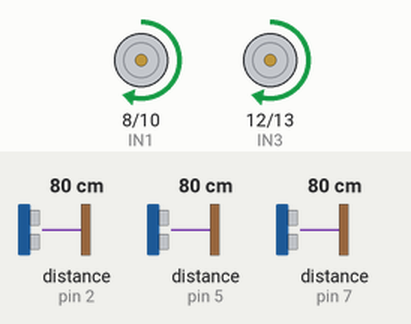
A sketch run on a simulated Arduino Uno, built with avr-gcc and run on an emulated ATmega328P. Parts: motor-driver pin pairs drawn as motors (green arrow = first pin HIGH = forward, orange = second pin HIGH = backward, longer = more drive, scaled by the enable pin). Wiring (inferred from the names in the program): 3 × ultrasonic range finder: trigger pin 3, echo pin 2 / trigger pin 4, echo pin 5 / trigger pin 6, echo pin 7. The inputs (shaded band) are chosen by the test bench; at power-on: distance to the obstacle (sensors on pin 5, pin 2, pin 7) 80 cm. The echo pulse lasts 58.3 µs per cm; what the sketch prints to the serial monitor is not drawn.

Above: at 1.2 s.
1.3 s: distance to the obstacle (sensor on pin 5) set to 14 cm
4.3 s: distance to the obstacle (sensor on pin 5) set to 11 cm
At 4.9 s:
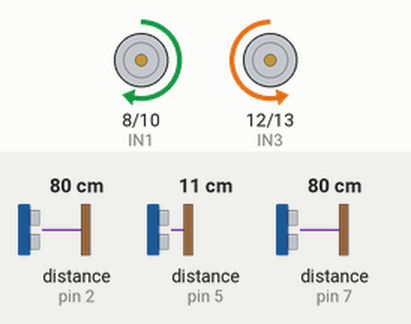
At 5.3 s:
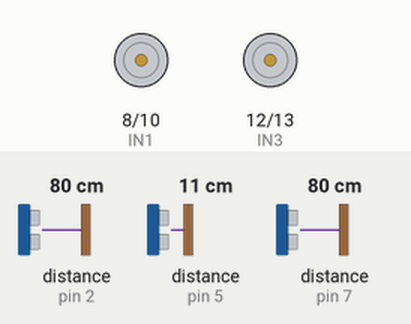
7.3 s: distance to the obstacle (sensor on pin 2) set to 84 cm
At 8.8 s:
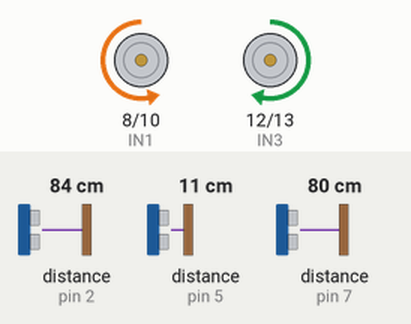
10.3 s: distance to the obstacle (sensor on pin 7) set to 2 cm
13.3 s: distance to the obstacle (sensor on pin 2) set to 13 cm
16.3 s: distance to the obstacle (sensor on pin 2) set to 10 cm
At 17.07 s:
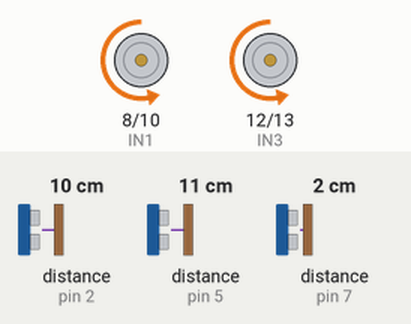
Timing chart, 0 to 20.3 s (numbered marks = the images above; inputs shaded):
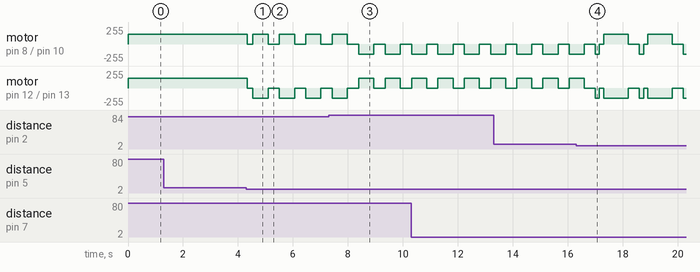

The sketch:

RobotMazePractica01.ino
```cpp
//L298n
int ENA = 9;
int IN1 = 8;
int IN2 = 10;

int IN3 = 12;
int IN4 = 13;
int ENB = 11;

//ultras
int trigg1 = 4;
int echo1 = 5;
long duration1;
long distance1;

int trigg2 = 6;
int echo2 = 7;
long duration2;
long distance2;

int trigg3 = 3;
int echo3 = 2;
long duration3;
long distance3;

int distanciaF = 12;
int Dpasillo = 10;
int ladoL = 7;

void setup() {
  Serial.begin(19200);
  // L298n
  pinMode ( ENA, OUTPUT);
  pinMode ( IN1, OUTPUT);
  pinMode ( IN2, OUTPUT);
  pinMode ( IN3, OUTPUT);
  pinMode ( IN4, OUTPUT);
  pinMode ( ENB, OUTPUT);

  //Ultras
  pinMode ( trigg1, OUTPUT);
  pinMode (echo1, INPUT);

  pinMode ( trigg2, OUTPUT);
  pinMode (echo2, INPUT);

  pinMode ( trigg3, OUTPUT);
  pinMode (echo3, INPUT);
}

void loop() {
  lecturas(); // Llama a las funciones de lectura de los ultras

  if (distance1 < distanciaF) {
    // Hay un obstáculo al frente: ¡Detenerse y decidir un giro!
    detener();
    Serial.write('P'); // ENVIAR: 'P' para Parar
    delay(200); // Pequeña pausa para asegurar la detención

    bool derechaTransitable = (distance2 > Dpasillo);
    bool izquierdaTransitable = (distance3 > Dpasillo);

    // Caso 1: Derecha es transitable y la izquierda no (o está más cerrada)
    if (derechaTransitable && !izquierdaTransitable) {
      derecha();
      Serial.write('D'); // ENVIAR: 'D' para Derecha
      delay(550); // Ajusta para un giro de 90 grados
      detener();
      Serial.write('P'); // ENVIAR: 'P' para Parar
      delay(150);
    }
    // Caso 2: Izquierda es transitable y la derecha no (o está más cerrada)
    else if (izquierdaTransitable && !derechaTransitable) {
      izquierda();
      Serial.write('I'); // ENVIAR: 'I' para Izquierda
      delay(550); // Ajusta para un giro de 90 grados
      detener();
      Serial.write('P'); // ENVIAR: 'P' para Parar
      delay(150);
    }
    // Caso 3: Ambos lados son transitables: Priorizar el lado con más espacio
    else if (derechaTransitable && izquierdaTransitable) {
      if (distance2 >= distance3) { // Si derech a tiene más o igual espacio
        derecha();
        Serial.write('d'); // ENVIAR: 'd' para Derecha2 (minúscula)
      } else { // Si izquierda tiene más espacio
        izquierda();
        Serial.write('i'); // ENVIAR: 'i' para Izquierda2 (minúscula)
      }
      delay(550); // Ajusta para un giro de 90 grados
      detener();
      Serial.write('P'); // ENVIAR: 'P' para Parar
      delay(150);
    }
    // Caso 4: Frente bloqueado Y ambos lados no son transitables (callejón sin salida)
    else {
      atras(); // Retroceder un poco
      Serial.write('R'); // ENVIAR: 'R' para Retroceder
      delay(150); // Ajusta el tiempo para retroceder
      detener();
      Serial.write('P'); // ENVIAR: 'P' para Parar
      delay(150);
      derecha(); // Intentar un giro de 180 grados (ej. a la derecha)
      Serial.write('U'); // ENVIAR: 'U' para U-turn
      delay(900); // Ajusta para un giro de 180 grados
      detener();
      Serial.write('P'); // ENVIAR: 'P' para Parar
      delay(150);
    }
  } else {
    // El frente está libre, avanzar por defecto
    avanzar();
    Serial.write('A'); // ENVIAR: 'A' para Avanzar
  }

  // Pequeño delay para no saturar los sensores y el procesador
  delay(50);
}
void avanzar (){
  digitalWrite (IN1, HIGH);
  analogWrite (ENA, 150);
  digitalWrite (IN2, LOW);

  digitalWrite (IN3, HIGH);
  analogWrite (ENB, 150);
  digitalWrite (IN4, LOW);
}

void detener() {
  digitalWrite(IN1, LOW);
  analogWrite(ENA, 0);
  digitalWrite(IN2, LOW);


  digitalWrite(IN3, LOW);
  analogWrite(ENB, 0);
  digitalWrite(IN4, LOW);

}

void derecha() {
  digitalWrite(IN1, HIGH);
  analogWrite(ENA, 150);
  digitalWrite(IN2, LOW);


  digitalWrite(IN3, LOW);
  analogWrite(ENB, 150);
  digitalWrite(IN4, HIGH);

}

void izquierda() {
  digitalWrite(IN1, LOW);
  analogWrite(ENA, 150);
  digitalWrite(IN2, HIGH);

  digitalWrite(IN3, HIGH);
  analogWrite(ENB, 150);
  digitalWrite(IN4, LOW);
}

void atras() {
  digitalWrite(IN1, LOW);
  analogWrite(ENA, 150);
  digitalWrite(IN2, HIGH);

  digitalWrite(IN3, LOW);
  analogWrite(ENB, 150);
  digitalWrite(IN4, HIGH);
}

void lectura1() {
  digitalWrite (trigg1, LOW);
  delayMicroseconds (2);
  digitalWrite (trigg1, HIGH);
  delayMicroseconds (10);
  digitalWrite (trigg1, LOW);
  duration1 = pulseIn(echo1, HIGH);
  distance1 = duration1 * 0.034 / 2;
  // Manejo de errores: si la lectura es 0 o muy alta, asume muy lejos
  if (distance1 == 0 || distance1 > 400) distance1 = 999;
}

void lectura2() {
  digitalWrite (trigg2, LOW);
  delayMicroseconds (2);
  digitalWrite (trigg2, HIGH);
  delayMicroseconds (10);
  digitalWrite (trigg2, LOW);
  duration2 = pulseIn(echo2, HIGH);
  distance2 = duration2 * 0.034 / 2;
  // Manejo de errores: si la lectura es 0 o muy alta, asume muy lejos
  if (distance2 == 0 || distance2 > 400) distance2 = 999;
}

void lectura3() {
  digitalWrite (trigg3, LOW);
  delayMicroseconds (2);
  digitalWrite (trigg3, HIGH);
  delayMicroseconds (10);
  digitalWrite (trigg3, LOW);
  duration3 = pulseIn(echo3, HIGH);
  distance3 = duration3 * 0.034 / 2;
  // Manejo de errores: si la lectura es 0 o muy alta, asume muy lejos
  if (distance3 == 0 || distance3 > 400) distance3 = 999;
}

void lecturas() {
  lectura1();
  lectura2();
  lectura3();
  /*
  Serial.print("enfrente: ");
  Serial.print(distance1);
  Serial.print("cm || derecha: ");
  Serial.print(distance2);
  Serial.print("cm || izquierda: ");
  Serial.print(distance3);
  Serial.println("cm");
  delay(100);
  */
}
```

Measured:
- the behaviour switches between 13 and 12 cm on distance to the obstacle (sensor on pin 5) (found by bisection; images 0 and 1)
- the behaviour switches between 80 and 81 cm on distance to the obstacle (sensor on pin 2) (found by bisection; images 2 and 3)
- the behaviour switches between 12 and 11 cm on distance to the obstacle (sensor on pin 2) (found by bisection; images 3 and 4)
- after the input at 1.3 s, every drawn part: stays the same
- after the input at 4.3 s, motor on pin 8 (IN1) / pin 10 (IN2): forward 150/255 → stopped after 0.05 s, then repeats every 0.96 s: forward 150/255 0.55 s, stopped 0.41 s; motor on pin 12 (IN3) / pin 13 (IN4): forward 150/255 → stopped after 0.05 s, then repeats every 0.96 s: backward 150/255 0.55 s, stopped 0.41 s
